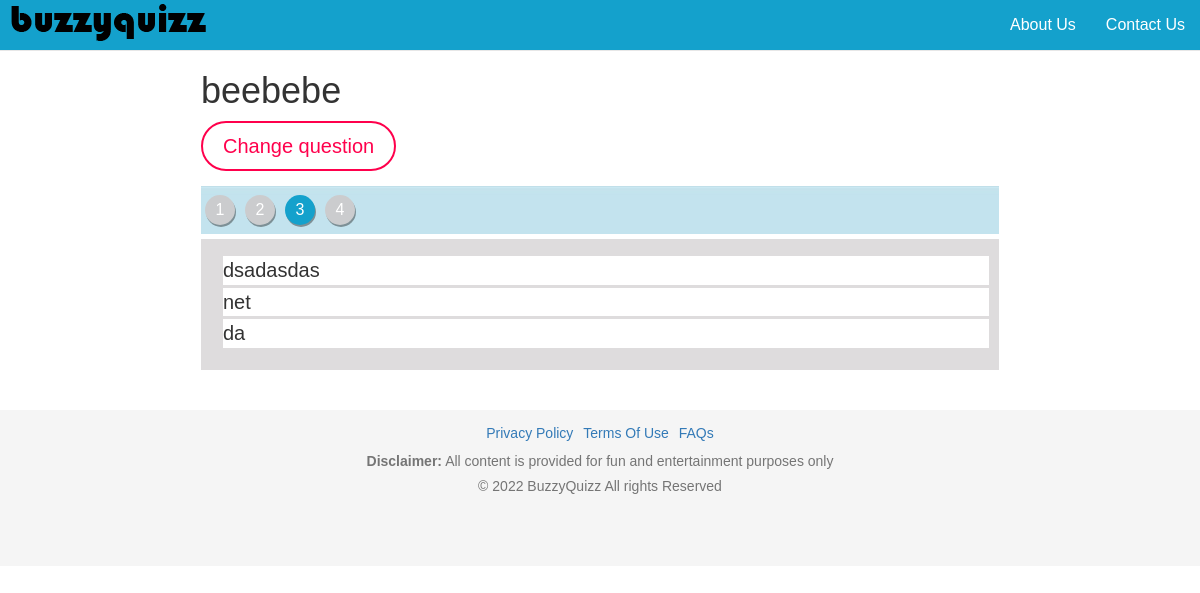
Page /quiz.php?Qid=Q1&Qn=3 on the committed database.
### tables this page shows
CREATE TABLE IF NOT EXISTS `Q1` (
  `id` int(11) NOT NULL,
  `qid` int(10) NOT NULL,
  `question` varchar(50) NOT NULL,
  `answer` varchar(50) NOT NULL,
  `status` tinyint(1) NOT NULL,
  `img` varchar(70) NOT NULL
);

### quiz.php (the view, shortened to what this page needs)
<?require_once("header.php");?>
<?
    $qn= $_GET['Qn'];
    $n= $_GET['Qid'];
    $id = $int = (int) filter_var($n, FILTER_SANITIZE_NUMBER_INT);
    $q = mysqli_query($connect,"SELECT `type` FROM `Quizes` WHERE `id` = '$id'");
    $row = mysqli_fetch_assoc($q);
    $type= intval($row['type']);
    $q = mysqli_query($connect,"SELECT MAX(qid) FROM `$n`");
    $row = mysqli_fetch_assoc($q);
    $q = mysqli_query($connect,"SELECT MAX(id) FROM `$n` WHERE `qid`=$qn");
    $max = mysqli_fetch_assoc($q);
    $max=intval($max['MAX(id)']);
    $q = mysqli_query($connect,"SELECT MIN(id) FROM `$n` WHERE `qid`=$qn");
    $min = mysqli_fetch_assoc($q);
    $min = intval($min['MIN(id)']);
    $q = mysqli_query($connect,"SELECT `status` FROM `$n` WHERE `qid`=$qn");
    $stat =mysqli_fetch_assoc($q);
    $stat = $stat['status'];
    $q = mysqli_query($connect,"SELECT `question` FROM `$n` WHERE `qid`=$qn AND `id`=$min");
    $que= mysqli_fetch_assoc($q);
    $que = $que['question'];
        ?>
<div class="container  <?if($type == 2) {echo "main_container";}?>" >
    <?if($type == '0') {?>
     	<div class="quiz_block">
     	<h1 class="ng-binding"><?echo $que;?></h1>
     	<button onclick="move()" class="btn btn-default quizzzzz" >Change question</button>
     </div>
     	 <div class="quiz_container">
     	 	<div class="number_question">
     	 		<ul class="pageing">
     	 			<?
                    for ($i=1; $i <= $row['MAX(qid)']; $i++) {
                        ?>
                            <li class="<? if($qn==$i) {echo "active";}?>" id ="Q<?echo $i;?>"><a href="quiz.php?Qid=<?echo $n;?>&Qn=<?echo $i;?><?if(!empty($_GET['Answer'])){echo "&Answer=True";}?>"><?echo $i;?></a></li>
                        <?
                    }
                    ?>
                </ul>
     	 	</div>
     	 	<div class="answer_questions" style="<?if($stat==1) { echo 'display:none';}?>">
     	 		<ul class="questionNoList">
                    <? if($stat == 0) {
                    for ($i=$min; $i <=$max ; $i++) {
                     $q = mysqli_query($connect,"SELECT * FROM `$n` WHERE `qid`=$qn AND `id` = $i");
                    $r = mysqli_fetch_assoc($q);
                    ?>
                 <li  id="qa<?echo $i;?>" style="<?if(empty($r['answer'])){echo "display:none;";}?>"><button class="answers"  id="<?echo $i;?>" onclick="saveChange(this.id)"> <? echo $r['answer']; ?> </button></li>
                  <?  }
                  }
                    ?>
     	 		</ul>
     	 	</div>
     	 </div>
    <?}?>
</div>
<? require_once("footer.php"); ?>

### public/css/style.css (style rules this page uses)
html { -ms-text-size-adjust: 100%; -webkit-text-size-adjust: 100%; overflow-x: hidden; }
body { margin: 0; padding: 0; text-align: center; font-family: 'roboto', sans-serif; font-size: 14px; display: flex; min-height: 100vh; flex-direction: column; }
ul, ol { padding: 0; margin: 0; list-style: none }
h1, h2, h3, h4, h5, h6, section, header, figure { padding: 0; }
.questionNoList { padding: 7px 0 9px 12px !important; }

### public/css/thisthat.css (style rules this page uses)
:root { --yellow_gradent: linear-gradient(#ffda48, #ffcc00); --pink_gradent: linear-gradient(#fd308c, #fd0071); --white: #fff; --bg_color: #fdfdfd; --bg_gray: #ebebeb; --pink_light: #fe519e; --pink_dark: #fd0071; --yellow_light: #ffe169; --gray_mid: #9c9c9c; --error_color: #ef0000; --black: #000; }
* { padding: 0; margin: 0; font-family: 'Montserrat', sans-serif; }
body { position: relative; }

### public/css/quiz.css (style rules this page uses)
.quiz_block { text-align: left; margin-left: 15%; margin-bottom: 15px; }
.quiz_container { width: 70%; margin-left: 15%; }
.quizzzzz { border: 2px solid #ff004c; font-size: 20px; color: #ff004c; padding: 9px 20px; border-radius: 30px; }
.answer_questions { transition: all 400ms easy; position: relative; display: flex; flex-direction: column; background: #dedcdd; padding: 10px; }
.answer_questions li { font-size: 20px; margin-bottom: 3px; }
.answers { background: white; width: 100%; text-align: left; border: 0; }
.pageing { position: relative; width: 100%; display: inline-block; font-size: 16px; background-image: url(../images/bg_pagination.jpg); gap: 8px; padding: 4px; }
.pageing li { position: relative; float: left; border-bottom-width: 0 !important; margin: 0 10px -1px 0; margin-bottom: 5px; margin-top: 5px; background: #cbccce; border-radius: 36px; width: 30px; height: 30px; line-height: 25px; box-shadow: 1px 2px 0 #7d9096; }
.pageing a { text-decoration: none; padding: 2px 0px; color: white; display: block; text-align: center; cursor: pointer; }
.pageing .active { background: #14a1cc !important; }

### rows in the picture
q1: question "beebebe", answer "dsadasdas"
q1: answer "net"
q1: answer "da"
